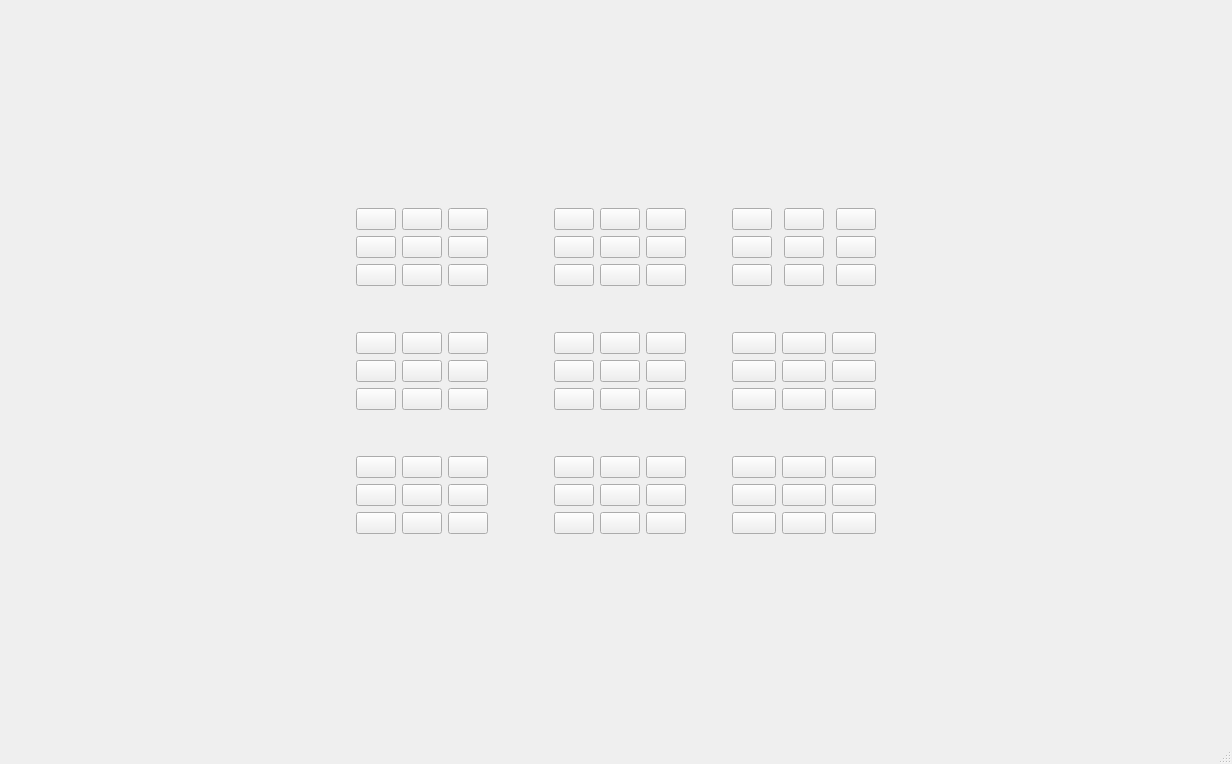
<?xml version="1.0" encoding="UTF-8"?>
<ui version="4.0">
 <class>Sudoku</class>
 <widget class="QMainWindow" name="Sudoku">
  <property name="geometry">
   <rect>
    <x>0</x>
    <y>0</y>
    <width>1232</width>
    <height>764</height>
   </rect>
  </property>
  <property name="windowTitle">
   <string>Sudoku</string>
  </property>
  <widget class="QWidget" name="centralwidget">
   <layout class="QGridLayout" name="gridLayout_2">
    <item row="5" column="5">
     <spacer name="horizontalSpacer_6">
      <property name="orientation">
       <enum>Qt::Horizontal</enum>
      </property>
      <property name="sizeType">
       <enum>QSizePolicy::Preferred</enum>
      </property>
      <property name="sizeHint" stdset="0">
       <size>
        <width>40</width>
        <height>20</height>
       </size>
      </property>
     </spacer>
    </item>
    <item row="3" column="7">
     <spacer name="horizontalSpacer_11">
      <property name="orientation">
       <enum>Qt::Horizontal</enum>
      </property>
      <property name="sizeHint" stdset="0">
       <size>
        <width>40</width>
        <height>20</height>
       </size>
      </property>
     </spacer>
    </item>
    <item row="5" column="3">
     <spacer name="horizontalSpacer_2">
      <property name="orientation">
       <enum>Qt::Horizontal</enum>
      </property>
      <property name="sizeType">
       <enum>QSizePolicy::Preferred</enum>
      </property>
      <property name="sizeHint" stdset="0">
       <size>
        <width>60</width>
        <height>20</height>
       </size>
      </property>
     </spacer>
    </item>
    <item row="6" column="2">
     <spacer name="verticalSpacer_10">
      <property name="orientation">
       <enum>Qt::Vertical</enum>
      </property>
      <property name="sizeHint" stdset="0">
       <size>
        <width>20</width>
        <height>40</height>
       </size>
      </property>
     </spacer>
    </item>
    <item row="4" column="6">
     <spacer name="verticalSpacer_6">
      <property name="orientation">
       <enum>Qt::Vertical</enum>
      </property>
      <property name="sizeType">
       <enum>QSizePolicy::Preferred</enum>
      </property>
      <property name="sizeHint" stdset="0">
       <size>
        <width>20</width>
        <height>40</height>
       </size>
      </property>
     </spacer>
    </item>
    <item row="5" column="7">
     <spacer name="horizontalSpacer_10">
      <property name="orientation">
       <enum>Qt::Horizontal</enum>
      </property>
      <property name="sizeHint" stdset="0">
       <size>
        <width>40</width>
        <height>20</height>
       </size>
      </property>
     </spacer>
    </item>
    <item row="1" column="1">
     <spacer name="horizontalSpacer_8">
      <property name="orientation">
       <enum>Qt::Horizontal</enum>
      </property>
      <property name="sizeHint" stdset="0">
       <size>
        <width>40</width>
        <height>20</height>
       </size>
      </property>
     </spacer>
    </item>
    <item row="2" column="4">
     <spacer name="verticalSpacer_2">
      <property name="orientation">
       <enum>Qt::Vertical</enum>
      </property>
      <property name="sizeType">
       <enum>QSizePolicy::Preferred</enum>
      </property>
      <property name="sizeHint" stdset="0">
       <size>
        <width>20</width>
        <height>40</height>
       </size>
      </property>
     </spacer>
    </item>
    <item row="3" column="1">
     <spacer name="horizontalSpacer_7">
      <property name="orientation">
       <enum>Qt::Horizontal</enum>
      </property>
      <property name="sizeHint" stdset="0">
       <size>
        <width>40</width>
        <height>20</height>
       </size>
      </property>
     </spacer>
    </item>
    <item row="3" column="5">
     <spacer name="horizontalSpacer_4">
      <property name="orientation">
       <enum>Qt::Horizontal</enum>
      </property>
      <property name="sizeType">
       <enum>QSizePolicy::Preferred</enum>
      </property>
      <property name="sizeHint" stdset="0">
       <size>
        <width>40</width>
        <height>20</height>
       </size>
      </property>
     </spacer>
    </item>
    <item row="0" column="2">
     <spacer name="verticalSpacer_9">
      <property name="orientation">
       <enum>Qt::Vertical</enum>
      </property>
      <property name="sizeHint" stdset="0">
       <size>
        <width>20</width>
        <height>40</height>
       </size>
      </property>
     </spacer>
    </item>
    <item row="1" column="6">
     <layout class="QGridLayout" name="gridLayout_4">
      <property name="horizontalSpacing">
       <number>12</number>
      </property>
      <item row="0" column="0">
       <widget class="QPushButton" name="pushButton_7">
        <property name="text">
         <string/>
        </property>
       </widget>
      </item>
      <item row="1" column="0">
       <widget class="QPushButton" name="pushButton_16">
        <property name="text">
         <string/>
        </property>
       </widget>
      </item>
      <item row="1" column="3">
       <widget class="QPushButton" name="pushButton_18">
        <property name="text">
         <string/>
        </property>
       </widget>
      </item>
      <item row="1" column="2">
       <widget class="QPushButton" name="pushButton_17">
        <property name="text">
         <string/>
        </property>
       </widget>
      </item>
      <item row="2" column="3">
       <widget class="QPushButton" name="pushButton_27">
        <property name="text">
         <string/>
        </property>
       </widget>
      </item>
      <item row="2" column="0">
       <widget class="QPushButton" name="pushButton_25">
        <property name="text">
         <string/>
        </property>
       </widget>
      </item>
      <item row="0" column="3">
       <widget class="QPushButton" name="pushButton_9">
        <property name="text">
         <string/>
        </property>
       </widget>
      </item>
      <item row="2" column="2">
       <widget class="QPushButton" name="pushButton_26">
        <property name="text">
         <string/>
        </property>
       </widget>
      </item>
      <item row="0" column="2">
       <widget class="QPushButton" name="pushButton_8">
        <property name="text">
         <string/>
        </property>
       </widget>
      </item>
     </layout>
    </item>
    <item row="3" column="4">
     <layout class="QGridLayout" name="gridLayout_6">
      <item row="2" column="5">
       <widget class="QPushButton" name="pushButton_42">
        <property name="text">
         <string/>
        </property>
       </widget>
      </item>
      <item row="1" column="4">
       <widget class="QPushButton" name="pushButton_32">
        <property name="text">
         <string/>
        </property>
       </widget>
      </item>
      <item row="2" column="3">
       <widget class="QPushButton" name="pushButton_40">
        <property name="text">
         <string/>
        </property>
       </widget>
      </item>
      <item row="1" column="5">
       <widget class="QPushButton" name="pushButton_33">
        <property name="text">
         <string/>
        </property>
       </widget>
      </item>
      <item row="1" column="3">
       <widget class="QPushButton" name="pushButton_31">
        <property name="text">
         <string/>
        </property>
       </widget>
      </item>
      <item row="2" column="4">
       <widget class="QPushButton" name="pushButton_41">
        <property name="text">
         <string/>
        </property>
       </widget>
      </item>
      <item row="3" column="3">
       <widget class="QPushButton" name="pushButton_49">
        <property name="text">
         <string/>
        </property>
       </widget>
      </item>
      <item row="3" column="4">
       <widget class="QPushButton" name="pushButton_50">
        <property name="text">
         <string/>
        </property>
       </widget>
      </item>
      <item row="3" column="5">
       <widget class="QPushButton" name="pushButton_51">
        <property name="text">
         <string/>
        </property>
       </widget>
      </item>
     </layout>
    </item>
    <item row="0" column="6">
     <spacer name="verticalSpacer_7">
      <property name="orientation">
       <enum>Qt::Vertical</enum>
      </property>
      <property name="sizeHint" stdset="0">
       <size>
        <width>20</width>
        <height>40</height>
       </size>
      </property>
     </spacer>
    </item>
    <item row="4" column="4">
     <spacer name="verticalSpacer_5">
      <property name="orientation">
       <enum>Qt::Vertical</enum>
      </property>
      <property name="sizeType">
       <enum>QSizePolicy::Preferred</enum>
      </property>
      <property name="sizeHint" stdset="0">
       <size>
        <width>20</width>
        <height>40</height>
       </size>
      </property>
     </spacer>
    </item>
    <item row="5" column="4">
     <layout class="QGridLayout" name="gridLayout_9">
      <item row="0" column="2">
       <widget class="QPushButton" name="pushButton_60">
        <property name="text">
         <string/>
        </property>
       </widget>
      </item>
      <item row="0" column="0">
       <widget class="QPushButton" name="pushButton_58">
        <property name="text">
         <string/>
        </property>
       </widget>
      </item>
      <item row="1" column="2">
       <widget class="QPushButton" name="pushButton_69">
        <property name="text">
         <string/>
        </property>
       </widget>
      </item>
      <item row="1" column="0">
       <widget class="QPushButton" name="pushButton_67">
        <property name="text">
         <string/>
        </property>
       </widget>
      </item>
      <item row="0" column="1">
       <widget class="QPushButton" name="pushButton_59">
        <property name="text">
         <string/>
        </property>
       </widget>
      </item>
      <item row="1" column="1">
       <widget class="QPushButton" name="pushButton_68">
        <property name="text">
         <string/>
        </property>
       </widget>
      </item>
      <item row="2" column="0">
       <widget class="QPushButton" name="pushButton_76">
        <property name="text">
         <string/>
        </property>
       </widget>
      </item>
      <item row="2" column="1">
       <widget class="QPushButton" name="pushButton_77">
        <property name="text">
         <string/>
        </property>
       </widget>
      </item>
      <item row="2" column="2">
       <widget class="QPushButton" name="pushButton_78">
        <property name="text">
         <string/>
        </property>
       </widget>
      </item>
     </layout>
    </item>
    <item row="0" column="4">
     <spacer name="verticalSpacer_8">
      <property name="orientation">
       <enum>Qt::Vertical</enum>
      </property>
      <property name="sizeHint" stdset="0">
       <size>
        <width>20</width>
        <height>40</height>
       </size>
      </property>
     </spacer>
    </item>
    <item row="5" column="1">
     <spacer name="horizontalSpacer_9">
      <property name="orientation">
       <enum>Qt::Horizontal</enum>
      </property>
      <property name="sizeHint" stdset="0">
       <size>
        <width>40</width>
        <height>20</height>
       </size>
      </property>
     </spacer>
    </item>
    <item row="1" column="3">
     <spacer name="horizontalSpacer_3">
      <property name="orientation">
       <enum>Qt::Horizontal</enum>
      </property>
      <property name="sizeType">
       <enum>QSizePolicy::Preferred</enum>
      </property>
      <property name="sizeHint" stdset="0">
       <size>
        <width>60</width>
        <height>20</height>
       </size>
      </property>
     </spacer>
    </item>
    <item row="6" column="6">
     <spacer name="verticalSpacer_12">
      <property name="orientation">
       <enum>Qt::Vertical</enum>
      </property>
      <property name="sizeHint" stdset="0">
       <size>
        <width>20</width>
        <height>40</height>
       </size>
      </property>
     </spacer>
    </item>
    <item row="3" column="2">
     <layout class="QGridLayout" name="gridLayout_5">
      <item row="1" column="4">
       <widget class="QPushButton" name="pushButton_39">
        <property name="text">
         <string/>
        </property>
       </widget>
      </item>
      <item row="1" column="2">
       <widget class="QPushButton" name="pushButton_37">
        <property name="text">
         <string/>
        </property>
       </widget>
      </item>
      <item row="0" column="2">
       <widget class="QPushButton" name="pushButton_28">
        <property name="text">
         <string/>
        </property>
       </widget>
      </item>
      <item row="0" column="4">
       <widget class="QPushButton" name="pushButton_30">
        <property name="text">
         <string/>
        </property>
       </widget>
      </item>
      <item row="0" column="3">
       <widget class="QPushButton" name="pushButton_29">
        <property name="text">
         <string/>
        </property>
       </widget>
      </item>
      <item row="1" column="3">
       <widget class="QPushButton" name="pushButton_38">
        <property name="text">
         <string/>
        </property>
       </widget>
      </item>
      <item row="2" column="2">
       <widget class="QPushButton" name="pushButton_46">
        <property name="text">
         <string/>
        </property>
       </widget>
      </item>
      <item row="2" column="3">
       <widget class="QPushButton" name="pushButton_47">
        <property name="text">
         <string/>
        </property>
       </widget>
      </item>
      <item row="2" column="4">
       <widget class="QPushButton" name="pushButton_48">
        <property name="text">
         <string/>
        </property>
       </widget>
      </item>
     </layout>
    </item>
    <item row="3" column="6">
     <layout class="QGridLayout" name="gridLayout_7">
      <item row="2" column="4">
       <widget class="QPushButton" name="pushButton_44">
        <property name="text">
         <string/>
        </property>
       </widget>
      </item>
      <item row="2" column="5">
       <widget class="QPushButton" name="pushButton_45">
        <property name="text">
         <string/>
        </property>
       </widget>
      </item>
      <item row="1" column="4">
       <widget class="QPushButton" name="pushButton_35">
        <property name="text">
         <string/>
        </property>
       </widget>
      </item>
      <item row="1" column="3">
       <widget class="QPushButton" name="pushButton_34">
        <property name="text">
         <string/>
        </property>
       </widget>
      </item>
      <item row="1" column="5">
       <widget class="QPushButton" name="pushButton_36">
        <property name="text">
         <string/>
        </property>
       </widget>
      </item>
      <item row="2" column="3">
       <widget class="QPushButton" name="pushButton_43">
        <property name="text">
         <string/>
        </property>
       </widget>
      </item>
      <item row="3" column="3">
       <widget class="QPushButton" name="pushButton_52">
        <property name="text">
         <string/>
        </property>
       </widget>
      </item>
      <item row="3" column="4">
       <widget class="QPushButton" name="pushButton_53">
        <property name="text">
         <string/>
        </property>
       </widget>
      </item>
      <item row="3" column="5">
       <widget class="QPushButton" name="pushButton_54">
        <property name="text">
         <string/>
        </property>
       </widget>
      </item>
     </layout>
    </item>
    <item row="1" column="4">
     <layout class="QGridLayout" name="gridLayout_3">
      <item row="0" column="4">
       <widget class="QPushButton" name="pushButton_6">
        <property name="text">
         <string/>
        </property>
       </widget>
      </item>
      <item row="0" column="3">
       <widget class="QPushButton" name="pushButton_5">
        <property name="text">
         <string/>
        </property>
       </widget>
      </item>
      <item row="1" column="2">
       <widget class="QPushButton" name="pushButton_13">
        <property name="text">
         <string/>
        </property>
       </widget>
      </item>
      <item row="0" column="2">
       <widget class="QPushButton" name="pushButton_4">
        <property name="text">
         <string/>
        </property>
       </widget>
      </item>
      <item row="1" column="4">
       <widget class="QPushButton" name="pushButton_15">
        <property name="text">
         <string/>
        </property>
       </widget>
      </item>
      <item row="1" column="3">
       <widget class="QPushButton" name="pushButton_14">
        <property name="text">
         <string/>
        </property>
       </widget>
      </item>
      <item row="2" column="2">
       <widget class="QPushButton" name="pushButton_22">
        <property name="text">
         <string/>
        </property>
       </widget>
      </item>
      <item row="2" column="3">
       <widget class="QPushButton" name="pushButton_23">
        <property name="text">
         <string/>
        </property>
       </widget>
      </item>
      <item row="2" column="4">
       <widget class="QPushButton" name="pushButton_24">
        <property name="text">
         <string/>
        </property>
       </widget>
      </item>
     </layout>
    </item>
    <item row="5" column="6">
     <layout class="QGridLayout" name="gridLayout_10">
      <item row="1" column="2">
       <widget class="QPushButton" name="pushButton_72">
        <property name="text">
         <string/>
        </property>
       </widget>
      </item>
      <item row="1" column="0">
       <widget class="QPushButton" name="pushButton_70">
        <property name="text">
         <string/>
        </property>
       </widget>
      </item>
      <item row="0" column="2">
       <widget class="QPushButton" name="pushButton_63">
        <property name="text">
         <string/>
        </property>
       </widget>
      </item>
      <item row="0" column="1">
       <widget class="QPushButton" name="pushButton_62">
        <property name="text">
         <string/>
        </property>
       </widget>
      </item>
      <item row="0" column="0">
       <widget class="QPushButton" name="pushButton_61">
        <property name="text">
         <string/>
        </property>
       </widget>
      </item>
      <item row="1" column="1">
       <widget class="QPushButton" name="pushButton_71">
        <property name="text">
         <string/>
        </property>
       </widget>
      </item>
      <item row="2" column="0">
       <widget class="QPushButton" name="pushButton_79">
        <property name="text">
         <string/>
        </property>
       </widget>
      </item>
      <item row="2" column="1">
       <widget class="QPushButton" name="pushButton_80">
        <property name="text">
         <string/>
        </property>
       </widget>
      </item>
      <item row="2" column="2">
       <widget class="QPushButton" name="pushButton_81">
        <property name="text">
         <string/>
        </property>
       </widget>
      </item>
     </layout>
    </item>
    <item row="1" column="7">
     <spacer name="horizontalSpacer_12">
      <property name="orientation">
       <enum>Qt::Horizontal</enum>
      </property>
      <property name="sizeHint" stdset="0">
       <size>
        <width>40</width>
        <height>20</height>
       </size>
      </property>
     </spacer>
    </item>
    <item row="2" column="6">
     <spacer name="verticalSpacer_3">
      <property name="orientation">
       <enum>Qt::Vertical</enum>
      </property>
      <property name="sizeType">
       <enum>QSizePolicy::Preferred</enum>
      </property>
      <property name="sizeHint" stdset="0">
       <size>
        <width>20</width>
        <height>40</height>
       </size>
      </property>
     </spacer>
    </item>
    <item row="3" column="3">
     <spacer name="horizontalSpacer">
      <property name="orientation">
       <enum>Qt::Horizontal</enum>
      </property>
      <property name="sizeType">
       <enum>QSizePolicy::Preferred</enum>
      </property>
      <property name="sizeHint" stdset="0">
       <size>
        <width>60</width>
        <height>20</height>
       </size>
      </property>
     </spacer>
    </item>
    <item row="1" column="2">
     <layout class="QGridLayout" name="gridLayout">
      <item row="3" column="3">
       <widget class="QPushButton" name="pushButton_19">
        <property name="text">
         <string/>
        </property>
       </widget>
      </item>
      <item row="3" column="5">
       <widget class="QPushButton" name="pushButton_21">
        <property name="text">
         <string/>
        </property>
       </widget>
      </item>
      <item row="2" column="5">
       <widget class="QPushButton" name="pushButton_12">
        <property name="text">
         <string/>
        </property>
       </widget>
      </item>
      <item row="2" column="4">
       <widget class="QPushButton" name="pushButton_11">
        <property name="text">
         <string/>
        </property>
       </widget>
      </item>
      <item row="1" column="5">
       <widget class="QPushButton" name="pushButton_3">
        <property name="text">
         <string/>
        </property>
       </widget>
      </item>
      <item row="1" column="3">
       <widget class="QPushButton" name="pushButton">
        <property name="styleSheet">
         <string notr="true"/>
        </property>
        <property name="text">
         <string/>
        </property>
       </widget>
      </item>
      <item row="2" column="3">
       <widget class="QPushButton" name="pushButton_10">
        <property name="text">
         <string/>
        </property>
       </widget>
      </item>
      <item row="3" column="4">
       <widget class="QPushButton" name="pushButton_20">
        <property name="text">
         <string/>
        </property>
       </widget>
      </item>
      <item row="1" column="4">
       <widget class="QPushButton" name="pushButton_2">
        <property name="text">
         <string/>
        </property>
       </widget>
      </item>
     </layout>
    </item>
    <item row="2" column="2">
     <spacer name="verticalSpacer">
      <property name="orientation">
       <enum>Qt::Vertical</enum>
      </property>
      <property name="sizeType">
       <enum>QSizePolicy::Preferred</enum>
      </property>
      <property name="sizeHint" stdset="0">
       <size>
        <width>20</width>
        <height>40</height>
       </size>
      </property>
     </spacer>
    </item>
    <item row="6" column="4">
     <spacer name="verticalSpacer_11">
      <property name="orientation">
       <enum>Qt::Vertical</enum>
      </property>
      <property name="sizeHint" stdset="0">
       <size>
        <width>20</width>
        <height>40</height>
       </size>
      </property>
     </spacer>
    </item>
    <item row="4" column="2">
     <spacer name="verticalSpacer_4">
      <property name="orientation">
       <enum>Qt::Vertical</enum>
      </property>
      <property name="sizeType">
       <enum>QSizePolicy::Preferred</enum>
      </property>
      <property name="sizeHint" stdset="0">
       <size>
        <width>20</width>
        <height>40</height>
       </size>
      </property>
     </spacer>
    </item>
    <item row="5" column="2">
     <layout class="QGridLayout" name="gridLayout_8">
      <item row="0" column="2">
       <widget class="QPushButton" name="pushButton_57">
        <property name="text">
         <string/>
        </property>
       </widget>
      </item>
      <item row="1" column="1">
       <widget class="QPushButton" name="pushButton_65">
        <property name="text">
         <string/>
        </property>
       </widget>
      </item>
      <item row="1" column="2">
       <widget class="QPushButton" name="pushButton_66">
        <property name="text">
         <string/>
        </property>
       </widget>
      </item>
      <item row="0" column="0">
       <widget class="QPushButton" name="pushButton_55">
        <property name="text">
         <string/>
        </property>
       </widget>
      </item>
      <item row="0" column="1">
       <widget class="QPushButton" name="pushButton_56">
        <property name="text">
         <string/>
        </property>
       </widget>
      </item>
      <item row="1" column="0">
       <widget class="QPushButton" name="pushButton_64">
        <property name="text">
         <string/>
        </property>
       </widget>
      </item>
      <item row="2" column="0">
       <widget class="QPushButton" name="pushButton_73">
        <property name="text">
         <string/>
        </property>
       </widget>
      </item>
      <item row="2" column="1">
       <widget class="QPushButton" name="pushButton_74">
        <property name="text">
         <string/>
        </property>
       </widget>
      </item>
      <item row="2" column="2">
       <widget class="QPushButton" name="pushButton_75">
        <property name="text">
         <string/>
        </property>
       </widget>
      </item>
     </layout>
    </item>
    <item row="1" column="5">
     <spacer name="horizontalSpacer_5">
      <property name="orientation">
       <enum>Qt::Horizontal</enum>
      </property>
      <property name="sizeType">
       <enum>QSizePolicy::Preferred</enum>
      </property>
      <property name="sizeHint" stdset="0">
       <size>
        <width>40</width>
        <height>20</height>
       </size>
      </property>
     </spacer>
    </item>
   </layout>
  </widget>
  <widget class="QMenuBar" name="menubar">
   <property name="geometry">
    <rect>
     <x>0</x>
     <y>0</y>
     <width>1232</width>
     <height>39</height>
    </rect>
   </property>
  </widget>
  <widget class="QStatusBar" name="statusbar"/>
 </widget>
 <resources/>
 <connections/>
</ui>
